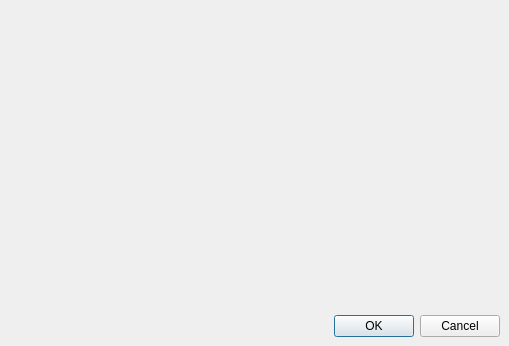
<?xml version="1.0" encoding="UTF-8"?>
<ui version="4.0">
 <class>MainWindow</class>
 <widget class="QMainWindow" name="MainWindow">
  <property name="geometry">
   <rect>
    <x>0</x>
    <y>0</y>
    <width>509</width>
    <height>346</height>
   </rect>
  </property>
  <property name="windowTitle">
   <string>Bills</string>
  </property>
  <widget class="QWidget" name="m_central_QWidget">
   <layout class="QVBoxLayout" name="verticalLayout">
    <item>
     <widget class="Accounting::Widgets::BillListWidget" name="m_bills_BillListWidget" native="true">
      <property name="sizePolicy">
       <sizepolicy hsizetype="Preferred" vsizetype="Expanding">
        <horstretch>0</horstretch>
        <verstretch>0</verstretch>
       </sizepolicy>
      </property>
     </widget>
    </item>
    <item>
     <widget class="QDialogButtonBox" name="m_buttons_QDialogButtonBox">
      <property name="standardButtons">
       <set>QDialogButtonBox::Cancel|QDialogButtonBox::Ok</set>
      </property>
     </widget>
    </item>
   </layout>
  </widget>
 </widget>
 <customwidgets>
  <customwidget>
   <class>Accounting::Widgets::BillListWidget</class>
   <extends>QWidget</extends>
   <header>Widgets/BillListWidget.hpp</header>
   <container>1</container>
  </customwidget>
 </customwidgets>
 <resources/>
 <connections/>
</ui>
